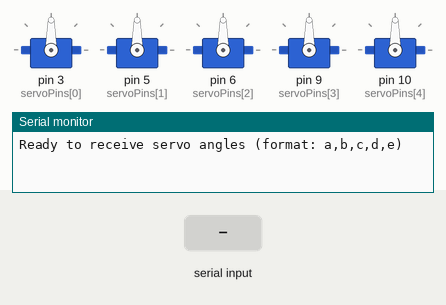
Recording of a sketch running on a simulated Arduino Uno, built with avr-gcc and run on an emulated ATmega328P. Shown: 5 × servo, the last lines printed to the serial monitor. The inputs (shaded band) are chosen by the test bench.

Above: at 1.2 s.
1.3 s: "90,45,200,10,150\n" received over Serial
At 2.5 s:
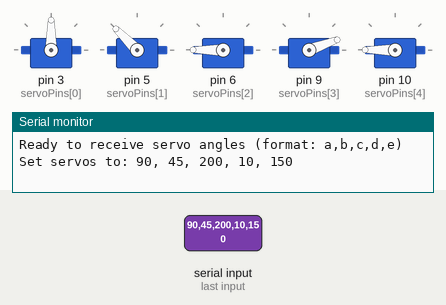
2.8 s: "90,45\n" received over Serial
Timing chart, 0 to 5.8 s (numbered marks = the images above; inputs shaded):
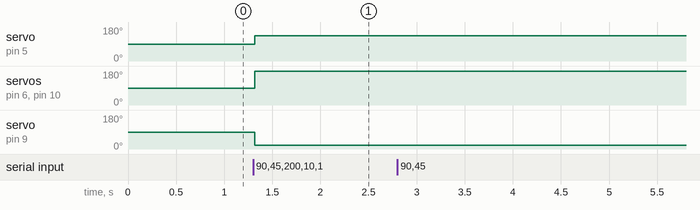

Measured:
- after the input at 1.3 s, servo on pin 5 (servoPins[1]): 90° → 135° at once; servo on pin 6 (servoPins[2]), servo on pin 10 (servoPins[4]): 90° → 180° at once; servo on pin 9 (servoPins[3]): 90° → 20° at once

The sketch:

HandRecon.ino
```cpp
#include <Servo.h>

const int servoPins[] = {3, 5, 6, 9, 10};  // Servo output pins
const int numServos = sizeof(servoPins) / sizeof(servoPins[0]);
Servo servos[numServos];

void setup() {
    Serial.begin(9600);
    for (int i = 0; i < numServos; i++) {
        servos[i].attach(servoPins[i]);
        servos[i].write(90);  // Optionally initialize servos to 90°
    }
    Serial.println("Ready to receive servo angles (format: a,b,c,d,e)");
}

void loop() {
    if (Serial.available()) {
        String input = Serial.readStringUntil('\n');  // Read until newline
        input.trim();  // Remove any extraneous whitespace

        // Parse five comma-separated integers.
        int a, b, c, d, e;
        if (sscanf(input.c_str(), "%d,%d,%d,%d,%d", &a, &b, &c, &d, &e) == 5) {
            // Write each value to the corresponding servo.
            servos[0].write(a*1);  // Thumb servo
            servos[1].write(b*3);  // Index servo
            servos[2].write(c*2);  // Middle servo
            servos[3].write(d*2);  // Ring servo
            servos[4].write(e*2);  // Pinky servo

            Serial.print("Set servos to: ");
            Serial.print(a); Serial.print(", ");
            Serial.print(b); Serial.print(", ");
            Serial.print(c); Serial.print(", ");
            Serial.print(d); Serial.print(", ");
            Serial.println(e);
        } else {
            Serial.println("Invalid format. Expected: a,b,c,d,e");
        }
    }
}
```
